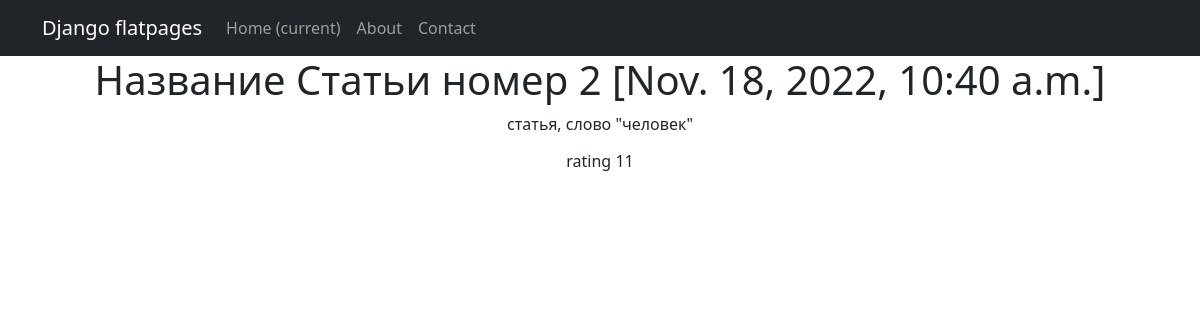
The page /news/2 on the database its author committed.
### simpleapp/models.py (models this page shows)
class News(models.Model):
    date = models.DateTimeField(auto_now_add=True)
    headline = models.CharField(max_length=100, null=True)
    text = models.TextField(null=True)
    rating = models.IntegerField()
    author_name = models.TextField(null=True)
    category = models.ForeignKey(to=Category, on_delete=models.CASCADE, null=True)

### simpleapp/views.py (the view)
# urls.py: path('<int:pk>', NewsShow.as_view(), name='news_show'),
class NewsShow(DetailView):
    model = News
    template_name = 'article.html'
    context_object_name = 'news'

### simpleapp/templatetags/custom_filters.py (called while the page is built)
@register.filter()
def censor(text):
    text = text.split(" ")
    for i, word in enumerate(text):
        if word in curse_words:
            text[i] = f"{text[i][:1]}{'*'*(len(word)-1)}"
    return " ".join(text)

### templates/article.html (shortened to what this page needs)
{% extends 'flatpages/default.html' %}
{% load custom_filters %}!
{% load custom_tags %}
{% block content %}
    <h1>{{ news.headline }} [{{ news.date }}]</h1>
    <p>{{ news.text|censor }}</p>
    <h6>rating {{ news.rating }}</h6>
{% endblock content %}

### rows shown on the page
News: headline "Название Статьи номер 2", date "Nov. 18, 2022, 10:40 a.m.", text|censor "статья, слово \"человек\"", rating "11"
